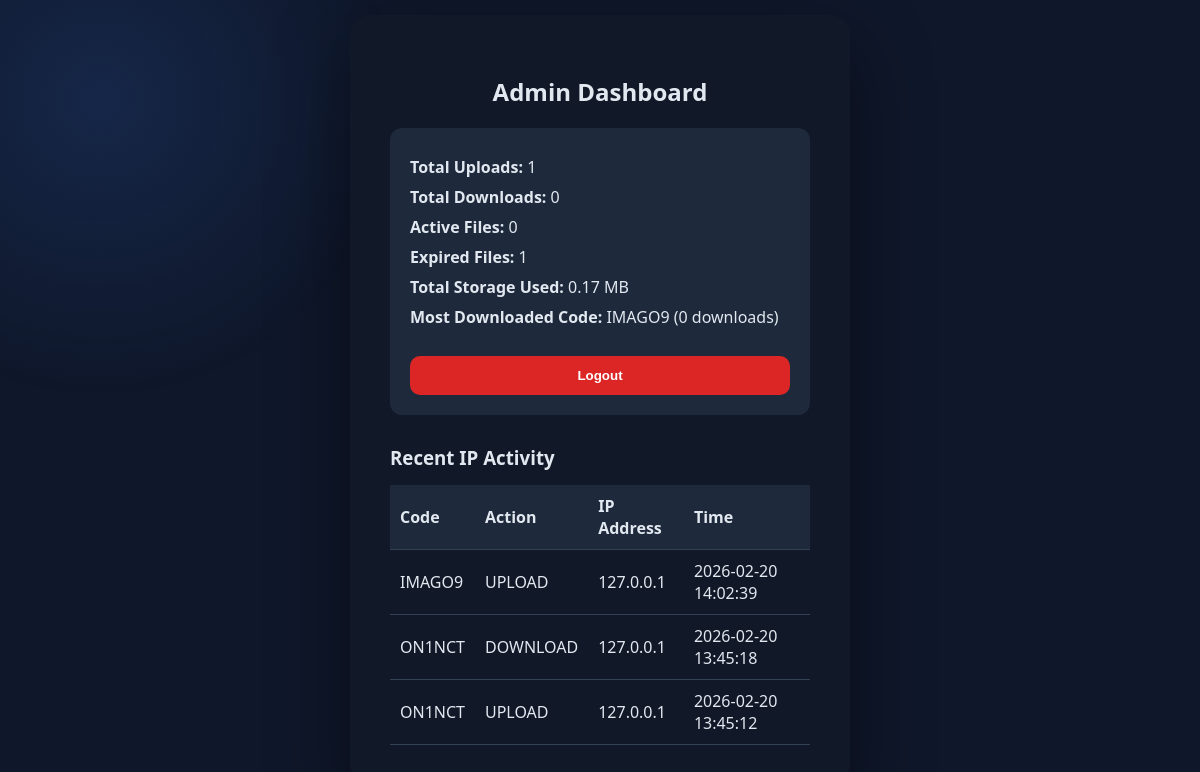
Before: /admin (signed in) with the older database file.
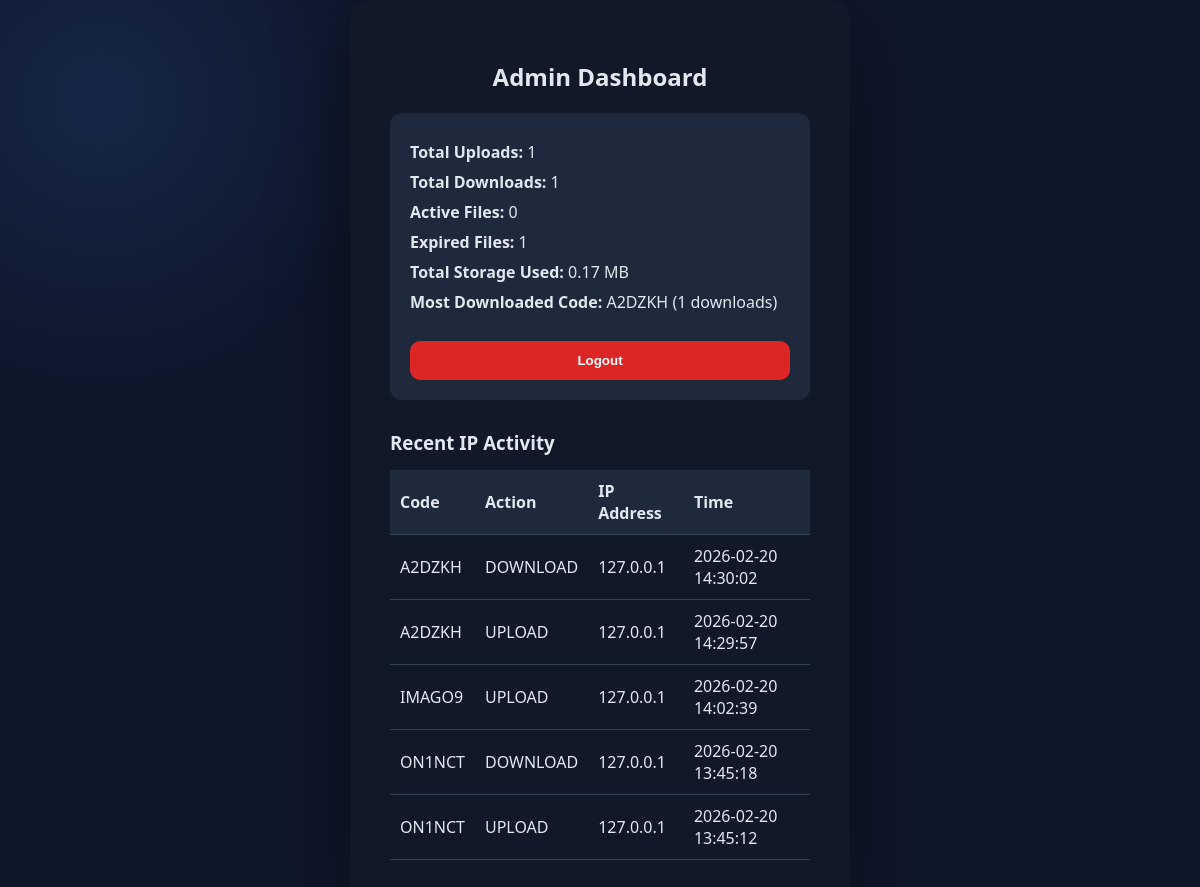
After: the same page with the newer database file.
### tables this page shows
CREATE TABLE files (
                id INTEGER PRIMARY KEY AUTOINCREMENT,
                code TEXT UNIQUE NOT NULL,
                filename TEXT NOT NULL,
                original_name TEXT NOT NULL,
                upload_time INTEGER NOT NULL,
                expires_at INTEGER NOT NULL,
                downloads INTEGER DEFAULT 0,
                created_date TEXT,
                uploader_ip TEXT,
                downloader_ip TEXT,
                file_size INTEGER DEFAULT 0
            );

CREATE TABLE ip_logs (
                id INTEGER PRIMARY KEY AUTOINCREMENT,
                code TEXT,
                action TEXT,
                ip_address TEXT,
                action_time INTEGER
            );

### app.py (the view)
@app.route("/admin")
def admin_dashboard():
    if not session.get("admin_logged_in"):
        return redirect(url_for("admin_login"))
    conn = get_connection()
    cursor = conn.cursor()
    current_time = int(time.time())
    ph = placeholder()
    cursor.execute("SELECT COUNT(*) FROM files")
    total_files = cursor.fetchone()[0]
    cursor.execute("SELECT COALESCE(SUM(downloads), 0) FROM files")
    total_downloads = cursor.fetchone()[0]
    cursor.execute(
        f"SELECT COUNT(*) FROM files WHERE expires_at > {ph}",
        (current_time,)
    )
    active_files = cursor.fetchone()[0]
    cursor.execute(
        f"SELECT COUNT(*) FROM files WHERE expires_at < {ph}",
        (current_time,)
    )
    expired_files = cursor.fetchone()[0]
    cursor.execute("""
        SELECT code, downloads
        FROM files
        ORDER BY downloads DESC
        LIMIT 1
    """)
    most_downloaded = cursor.fetchone()
    cursor.execute("SELECT COALESCE(SUM(file_size), 0) FROM files")
    total_storage = cursor.fetchone()[0]
    total_storage_mb = round(total_storage / (1024 * 1024), 2)
    cursor.execute("""
        SELECT code, action, ip_address, action_time
        FROM ip_logs
        ORDER BY action_time DESC
        LIMIT 10
    """)
    ip_logs = cursor.fetchall()
    conn.close()
    return render_template(
        "admin_dashboard.html",
        total_files=total_files,
        total_downloads=total_downloads,
        active_files=active_files,
        expired_files=expired_files,
        most_downloaded=most_downloaded,
        total_storage=total_storage_mb,
        ip_logs=ip_logs
    )

### app.py (called while the page is built)
@app.template_filter("datetime")
def format_datetime(value):
    utc_time = datetime.utcfromtimestamp(value)
    ist = pytz.timezone("Asia/Kolkata")
    local_time = utc_time.replace(tzinfo=pytz.utc).astimezone(ist)
    return local_time.strftime("%Y-%m-%d %H:%M:%S")

def is_postgres():
    return bool(DATABASE_URL)

def placeholder():
    return "%s" if is_postgres() else "?"

### database.py (called while the page is built)
def get_connection():
    if DATABASE_URL:
        return psycopg2.connect(DATABASE_URL)
    conn = sqlite3.connect(DATABASE_PATH)
    conn.row_factory = sqlite3.Row
    return conn

### templates/admin_dashboard.html (shortened to what this page needs)
<!DOCTYPE html>
<html>
<head>
    <link rel="stylesheet" href="{{ url_for('static', filename='css/style.css') }}">
</head>
<body>
<div class="container">
    <h2 style="text-align:center;">Admin Dashboard</h2>
    <div class="stats-box">
        <p><strong>Total Uploads:</strong> {{ total_files }}</p>
        <p><strong>Total Downloads:</strong> {{ total_downloads }}</p>
        <p><strong>Active Files:</strong> {{ active_files }}</p>
        <p><strong>Expired Files:</strong> {{ expired_files }}</p>
        <p><strong>Total Storage Used:</strong> {{ total_storage }} MB</p>
        {% if most_downloaded %}
            <p>
                <strong>Most Downloaded Code:</strong>
                {{ most_downloaded[0] }}
                ({{ most_downloaded[1] }} downloads)
            </p>
        {% else %}
            <p><strong>Most Downloaded Code:</strong> None</p>
        {% endif %}
        <a href="{{ url_for('admin_logout') }}">
            <button class="logout-btn">Logout</button>
        </a>
    </div>
    <h3 class="section-title">Recent IP Activity</h3>
    {% if ip_logs and ip_logs|length > 0 %}
        <table class="admin-table">
            <tr>
                <th>Code</th>
                <th>Action</th>
                <th>IP Address</th>
                <th>Time</th>
            </tr>
            {% for log in ip_logs %}
            <tr>
                <td>{{ log[0] }}</td>
                <td>{{ log[1] }}</td>
                <td>{{ log[2] }}</td>
                <td>
                    {{ log[3] | int | datetime }}
                </td>
            </tr>
            {% endfor %}
        </table>
    {% else %}
        <p>No IP activity yet.</p>
    {% endif %}
</div>
</body>
</html>

### static/css/style.css (style rules this page uses)
:root { --bg-main: #0f172a; --bg-card: #111827; --bg-surface: #1e293b; --bg-input: #0f172a; --text-main: #e2e8f0; --text-muted: #94a3b8; --primary: #3b82f6; --primary-hover: #2563eb; --danger: #dc2626; --success: #16a34a; --border: #334155; }
* { box-sizing: border-box; }
body { margin: 0; font-family: 'Segoe UI', system-ui, -apple-system, sans-serif; background: var(--bg-main); color: var(--text-main); display: flex; justify-content: center; align-items: center; min-height: 100vh; transition: 0.3s ease; }
body::before { content: ""; position: fixed; top: -200px; left: -200px; width: 600px; height: 600px; background: radial-gradient(circle, rgba(59,130,246,0.15), transparent 70%); z-index: -1; }
.container { width: 100%; max-width: 500px; background: var(--bg-card); padding: 40px; border-radius: 20px; box-shadow: 0 30px 80px rgba(0,0,0,0.45); position: relative; }
button { width: 100%; padding: 12px; border-radius: 10px; border: none; background: var(--primary); color: white; font-weight: 600; cursor: pointer; transition: 0.2s ease; }

### templates/admin_dashboard.html (style rules this page uses)
.stats-box { background: var(--bg-surface); padding: 20px; border-radius: 12px; margin-bottom: 20px; }
.stats-box p { margin: 8px 0; }
.admin-table { width: 100%; border-collapse: collapse; margin-top: 15px; }
.admin-table th, .admin-table td { padding: 10px; text-align: left; border-bottom: 1px solid var(--border); }
.admin-table th { background: var(--bg-surface); }
.logout-btn { background: var(--danger); margin-top: 20px; }
.section-title { margin-top: 30px; margin-bottom: 10px; }

Changed rows visible on the page:
removed files: code "IMAGO9", downloads "0"
added files: code "A2DZKH", downloads "1"
added ip_logs: code "A2DZKH", action "DOWNLOAD", ip_address "127.0.0.1", action_time "2026-02-20 14:30:02"
added ip_logs: code "A2DZKH", action "UPLOAD", ip_address "127.0.0.1", action_time "2026-02-20 14:29:57"
Other visible differences:
{{ total_downloads }}: "0" → "1"
